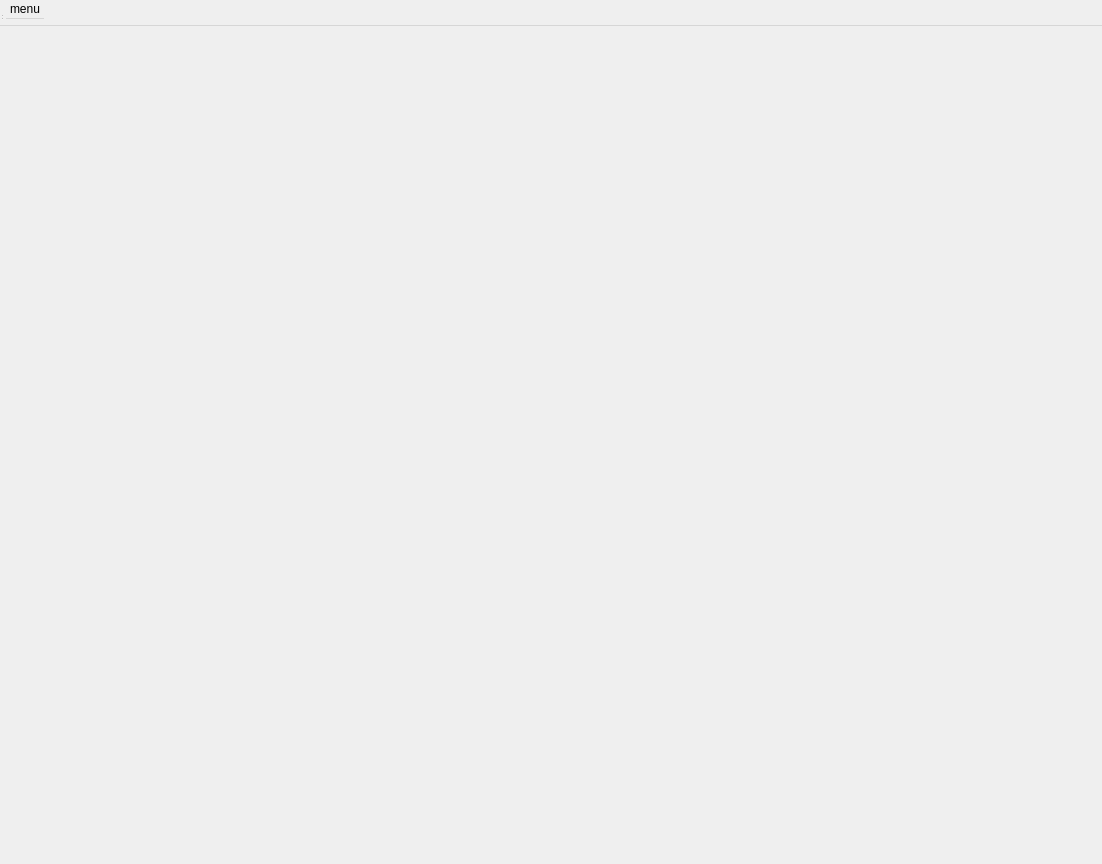
<?xml version="1.0" encoding="UTF-8"?>
<ui version="4.0">
 <class>MainWindow</class>
 <widget class="QWidget" name="MainWindow">
  <property name="geometry">
   <rect>
    <x>0</x>
    <y>0</y>
    <width>1102</width>
    <height>864</height>
   </rect>
  </property>
  <property name="windowTitle">
   <string>MainWindow</string>
  </property>
  <widget class="QMenuBar" name="menubar">
   <property name="geometry">
    <rect>
     <x>0</x>
     <y>0</y>
     <width>1102</width>
     <height>26</height>
    </rect>
   </property>
   <widget class="QMenu" name="menumenu">
    <property name="title">
     <string>menu</string>
    </property>
    <addaction name="actionconnection"/>
    <addaction name="actionconfiguration"/>
    <addaction name="actionmovement"/>
    <addaction name="actionanalysis"/>
   </widget>
   <addaction name="menumenu"/>
  </widget>
  <widget class="QStatusBar" name="statusbar">
   <property name="geometry">
    <rect>
     <x>0</x>
     <y>0</y>
     <width>3</width>
     <height>21</height>
    </rect>
   </property>
  </widget>
  <widget class="QToolBar" name="toolBar">
   <property name="geometry">
    <rect>
     <x>0</x>
     <y>0</y>
     <width>4</width>
     <height>14</height>
    </rect>
   </property>
   <property name="windowTitle">
    <string>toolBar</string>
   </property>
  </widget>
  <action name="actionconnection">
   <property name="text">
    <string>connection</string>
   </property>
  </action>
  <action name="actionconfiguration">
   <property name="text">
    <string>configuration</string>
   </property>
  </action>
  <action name="actionmovement">
   <property name="text">
    <string>movement</string>
   </property>
  </action>
  <action name="actionanalysis">
   <property name="text">
    <string>analysis</string>
   </property>
  </action>
 </widget>
 <resources/>
 <connections/>
</ui>
